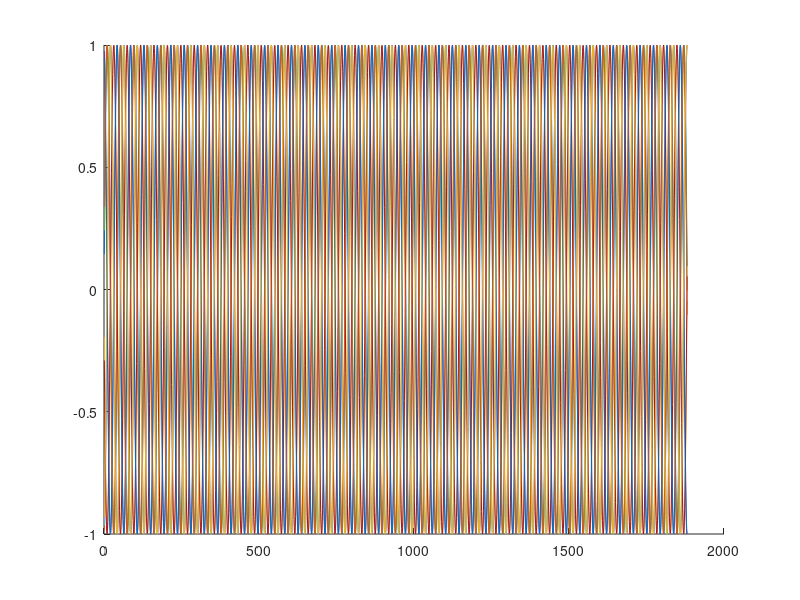
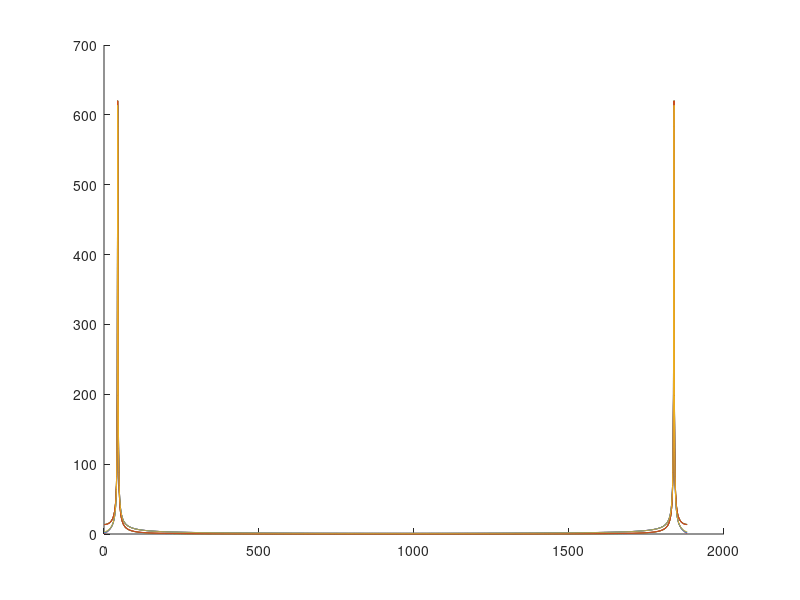

Write MATLAB code to recreate these figures, in order. (Note: this script raises an error after producing the figures.)
close all
clear

%% setting variables

fs = 44100;
nfft = floor(2048*(fs/48000));
step = fix(nfft/2)+1;

f = 1019.5;

slen = 9*step+nfft;
t = [1:slen]/fs;
swave = sin(2*pi*f*t);
nfac = 0;
for i = 1:10
    chunk = swave((i-1)*step+1:(i-1)*step+nfft);
    spec = fft(chunk);
    nfac = nfac+max(abs(spec))/10;
    figure(1)
    hold on
    plot(chunk)
    figure(2)
    hold on
    plot(abs(spec))
end
yline(nfac)
hold off
